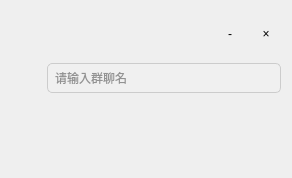
<?xml version="1.0" encoding="UTF-8"?>
<ui version="4.0">
 <class>CreateGroupWidget</class>
 <widget class="QWidget" name="CreateGroupWidget">
  <property name="geometry">
   <rect>
    <x>0</x>
    <y>0</y>
    <width>292</width>
    <height>178</height>
   </rect>
  </property>
  <property name="windowTitle">
   <string>Form</string>
  </property>
  <layout class="QVBoxLayout" name="verticalLayout">
   <item>
    <layout class="QHBoxLayout" name="horizontalLayout_topBar">
     <item>
      <spacer name="horizontalSpacer_3">
       <property name="orientation">
        <enum>Qt::Horizontal</enum>
       </property>
       <property name="sizeHint" stdset="0">
        <size>
         <width>37</width>
         <height>17</height>
        </size>
       </property>
      </spacer>
     </item>
     <item>
      <widget class="QToolButton" name="minimizeButton">
       <property name="minimumSize">
        <size>
         <width>30</width>
         <height>30</height>
        </size>
       </property>
       <property name="styleSheet">
        <string notr="true">#minimizeButton {
    border: none;
    background-color: transparent;
    min-width: 30px;
    min-height: 30px;
    max-width: 30px;
    max-height: 30px;
}

#minimizeButton:hover {
    background-color: #E1E1E1;
}

#minimizeButton:pressed {
    background-color: #BDBDBD;
}</string>
       </property>
       <property name="text">
        <string>-</string>
       </property>
      </widget>
     </item>
     <item>
      <widget class="QToolButton" name="closeButton">
       <property name="minimumSize">
        <size>
         <width>30</width>
         <height>30</height>
        </size>
       </property>
       <property name="styleSheet">
        <string notr="true">#closeButton {
    border: none;
    background-color: transparent;
    min-width: 30px;
    min-height: 30px;
    max-width: 30px;
    max-height: 30px;
}

#closeButton:hover {
    background-color: #E57373;
    color: white;
}

#closeButton:pressed {
    background-color: #D32F2F;
    color: white;
}</string>
       </property>
       <property name="text">
        <string>×</string>
       </property>
      </widget>
     </item>
    </layout>
   </item>
   <item>
    <layout class="QHBoxLayout" name="horizontalLayout_content">
     <item>
      <widget class="QToolButton" name="button_search">
       <property name="minimumSize">
        <size>
         <width>30</width>
         <height>30</height>
        </size>
       </property>
       <property name="styleSheet">
        <string notr="true">#button_search {
    border: none;
    background-color: transparent;
	
	border-image: url(:/img/btn_edit.png);
}

#button_search:hover {
    background-color: #E1E1E1;
}

#button_search:pressed {
    background-color: #BDBDBD;
}</string>
       </property>
       <property name="text">
        <string/>
       </property>
      </widget>
     </item>
     <item>
      <widget class="QLineEdit" name="lineEdit_searchGroupName">
       <property name="minimumSize">
        <size>
         <width>0</width>
         <height>30</height>
        </size>
       </property>
       <property name="styleSheet">
        <string notr="true">QLineEdit {
    background-color: #f0f0f0;
    border: 1px solid #ccc;
    border-radius: 5px;
    padding: 5px;
    color: #333;
}

QLineEdit:hover {
    border-color: #aaa;
}

QLineEdit:focus {
    border-color: #0078d7;
    background-color: #fff;
}</string>
       </property>
       <property name="placeholderText">
        <string>请输入群聊名</string>
       </property>
      </widget>
     </item>
    </layout>
   </item>
   <item>
    <layout class="QHBoxLayout" name="horizontalLayout_bottomBar">
     <item>
      <spacer name="horizontalSpacer">
       <property name="orientation">
        <enum>Qt::Horizontal</enum>
       </property>
       <property name="sizeHint" stdset="0">
        <size>
         <width>198</width>
         <height>20</height>
        </size>
       </property>
      </spacer>
     </item>
     <item>
      <widget class="QPushButton" name="button_createGroup">
       <property name="sizePolicy">
        <sizepolicy hsizetype="Minimum" vsizetype="Fixed">
         <horstretch>0</horstretch>
         <verstretch>0</verstretch>
        </sizepolicy>
       </property>
       <property name="minimumSize">
        <size>
         <width>91</width>
         <height>51</height>
        </size>
       </property>
       <property name="maximumSize">
        <size>
         <width>91</width>
         <height>51</height>
        </size>
       </property>
       <property name="styleSheet">
        <string notr="true">#button_createGroup {
    border: none;
    background-color: transparent;
	
	
	border-image: url(:/img/btn_create.png);
}

#button_createGroup:hover {
    background-color: #E1E1E1;
}

#button_createGroup:pressed {
    background-color: #BDBDBD;
}</string>
       </property>
       <property name="iconSize">
        <size>
         <width>30</width>
         <height>30</height>
        </size>
       </property>
      </widget>
     </item>
    </layout>
   </item>
  </layout>
 </widget>
 <resources/>
 <connections/>
</ui>
